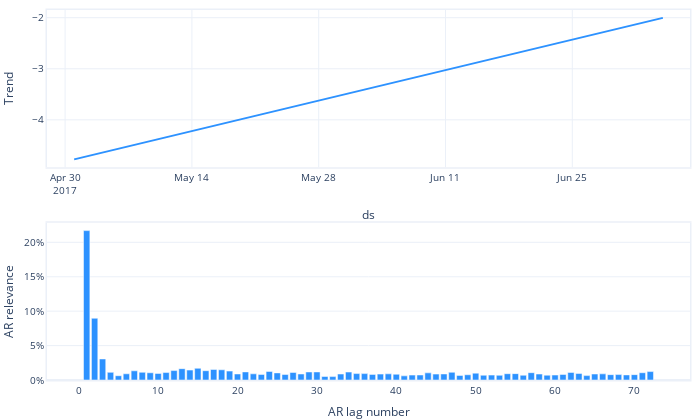

The code cell stored with this chart in its notebook:
### Code cell
fig_param = m.plot_parameters()
fig_param = m.plot_parameters(plotting_backend="plotly").show()

### Figure 1 — Plotly figure (JSON) as saved in the notebook; plotly's stock layout.template omitted (floating-point values rounded to 4 significant figures)
{"data": [{"fill": "none", "line": {"color": "#2d92ff", "width": 2}, "mode": "lines", "name": "Trend", "type": "scatter", "x": ["2017-05-01T00:00:00", "2017-07-05T00:00:00"], "xaxis": "x", "y": [-4.775, -2.003], "yaxis": "y"}, {"marker": {"color": "#2d92ff"}, "name": "AR", "type": "bar", "x": [72, 71, 70, 69, 68, 67, 66, 65, 64, 63, 62, 61, 60, 59, 58, 57, 56, 55, 54, 53, 52, 51, 50, 49, 48, 47, 46, 45, 44, 43, 42, 41, 40, 39, 38, 37, 36, 35, 34, 33, 32, 31, 30, 29, 28, 27, 26, 25, 24, 23, 22, 21, 20, 19, 18, 17, 16, 15, 14, 13, 12, 11, 10, 9, 8, 7, 6, 5, 4, 3, 2, 1], "xaxis": "x2", "y": [0.01222, 0.01057, 0.007807, 0.007379, 0.007868, 0.007773, 0.008908, 0.008657, 0.006368, 0.009383, 0.011, 0.008054, 0.007192, 0.006972, 0.008636, 0.01064, 0.006861, 0.009254, 0.009132, 0.006809, 0.00709, 0.006904, 0.009929, 0.007603, 0.006669, 0.01117, 0.008778, 0.00854, 0.01037, 0.007251, 0.00712, 0.006009, 0.008355, 0.008962, 0.008544, 0.008158, 0.009281, 0.009322, 0.01153, 0.008662, 0.00494, 0.005111, 0.01171, 0.01167, 0.008705, 0.01097, 0.007953, 0.01033, 0.0124, 0.008085, 0.008967, 0.01173, 0.008742, 0.01291, 0.0148, 0.01529, 0.0135, 0.01701, 0.01438, 0.01647, 0.01368, 0.0108, 0.009537, 0.0105, 0.01116, 0.01334, 0.009005, 0.006205, 0.01108, 0.03057, 0.08968, 0.217], "yaxis": "y2"}], "layout": {"autosize": true, "font": {"size": 10}, "height": 420, "margin": {"b": 0, "l": 0, "pad": 0, "r": 10, "t": 10}, "showlegend": false, "title": {"font": {"size": 12}}, "width": 700, "xaxis": {"anchor": "y", "domain": [0, 1], "linewidth": 1.5, "mirror": true, "range": ["2017-04-28T00:00:00", "2017-07-08T00:00:00"], "showline": true, "title": {"text": "ds"}, "type": "date"}, "xaxis2": {"anchor": "y2", "domain": [0, 1], "linewidth": 1.5, "mirror": true, "range": [-4, 77], "showline": true, "title": {"text": "AR lag number"}}, "yaxis": {"anchor": "x", "domain": [0.575, 1], "linewidth": 1.5, "mirror": true, "rangemode": "normal", "showline": true, "title": {"text": "Trend"}}, "yaxis2": {"anchor": "x2", "domain": [0, 0.425], "linewidth": 1.5, "mirror": true, "rangemode": "normal", "showline": true, "tickformat": ",.0%", "title": {"text": "AR relevance"}}}}
